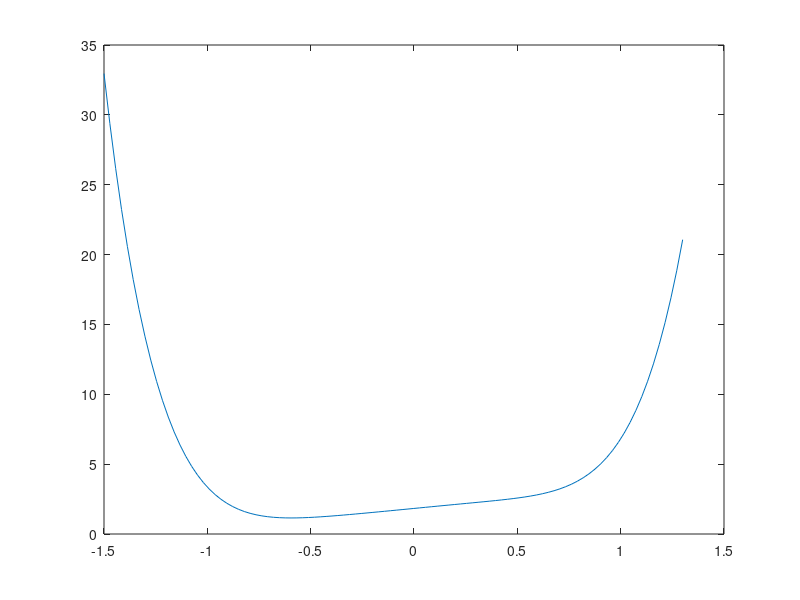

MATLAB code to generate this figure: (Note: this script raises an error after producing the figure.)
% BOMBONATI LEONARDO
% Esercizi dalla prova scritta e pratica del 27/01/2021

clear all % cancella tutte le variabili nel workspace
close all % chiude tutte le finestre aperte
clc % cancella tutti i comandi sulla shell

x = 0.7; %input("Inserire il punto x0 (numero reale) nel quale valutare il polinomio:");

coeff = [log10(pi^(7/4)*max(exp(2) - 5, tan(1/2))), cos(nthroot(abs(-0.7*exp(1)^-0.2),3)), 0, -sin(0.2 + exp(1)^-1.6), 0 , acos(3.7*10^-1) + 1/4, log(sqrt(pi^3)+2/3)];
X = linspace(-1.5, 1.3);
Y = (log10(pi^7/4*max(exp(2) - 5, tan(1/2))))*X.^6 + (cos(nthroot(abs(-0.7*exp(1)^-0.2),3)))*X.^5 + (-sin(0.2 + exp(1)^-1.6))*X.^3 + (acos(3.7*10^-1) + 1/4)*X.^1 + log(sqrt(pi^3)+2/3);
plot(X,Y)

[valore_polinomio, coeff] = ruffini(coeff, x); % Valore del polinomio in x0
[derivata_prima, coeff] = ruffini(coeff, x); % Valore della derivata prima in x0
[derivata_seconda, coeff] = ruffini(coeff, x); % Valore della derivata seconda in x0

fprintf("Valore del polinomio in x0: %g \n", valore_polinomio)
fprintf("Valore della derivata prima in x0: %g \n", derivata_prima)
fprintf("Valore della derivata seconda in x0: %g \n", 2*derivata_seconda)